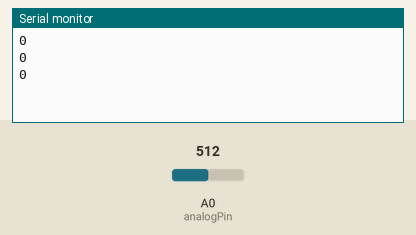
Recording of a sketch running on a simulated Arduino Uno, built with avr-gcc and run on an emulated ATmega328P. On the bench: the last lines printed to the serial monitor. The inputs (shaded band) are chosen by the test bench; at power-on: A0 (analogPin) = 512.

Above: at 1.3 s.
1.4 s: A0 (analogPin) set to 716
At 1.9 s:
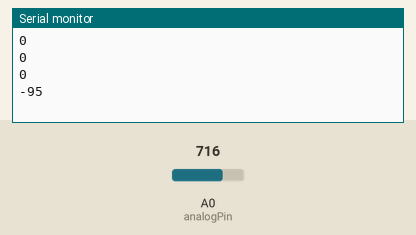
2.9 s: A0 (analogPin) set to 900
At 3.4 s:
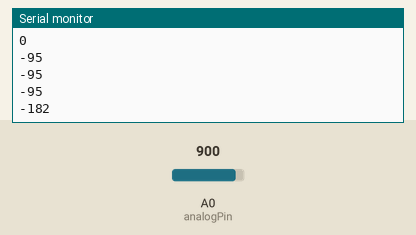
Timing chart, 0 to 5.9 s (numbered marks = the images above; inputs shaded):
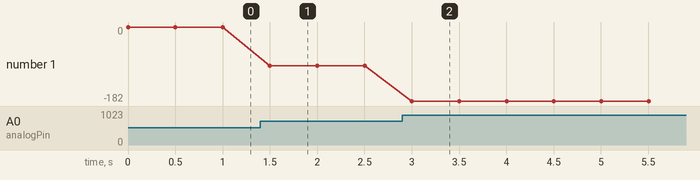

The sketch:

pong.ino.ino
```cpp
int analogPin = A0; // potentiometer wiper (middle terminal) connected to analog pin 3
                    // outside leads to ground and +5V
int val = 0;  // variable to store the value read

void setup() {
  Serial.begin(9600);           //  setup serial
}

void loop() {
  val = analogRead(analogPin);  // read the input pin
  Serial.println(map(val, 0, 1023, 240, -240));          // debug value
  delay(500);
}
```

Measured:
- after the input at 1.4 s, the serial monitor: prints a new line after 0.10 s (image 1)
- after the input at 2.9 s, the serial monitor: prints a new line after 0.10 s (image 2)
- plotted number 1: 0 → -95 after the input at 1.4 s, -95 → -182 after the input at 2.9 s
